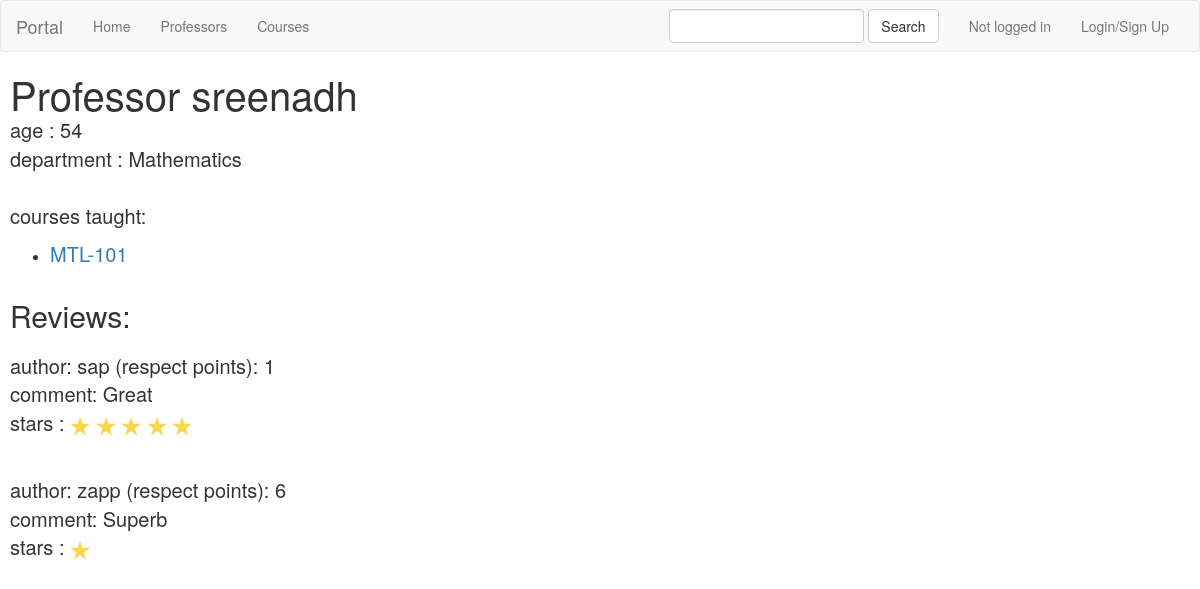
Before: /professors/1/ with the older database file.
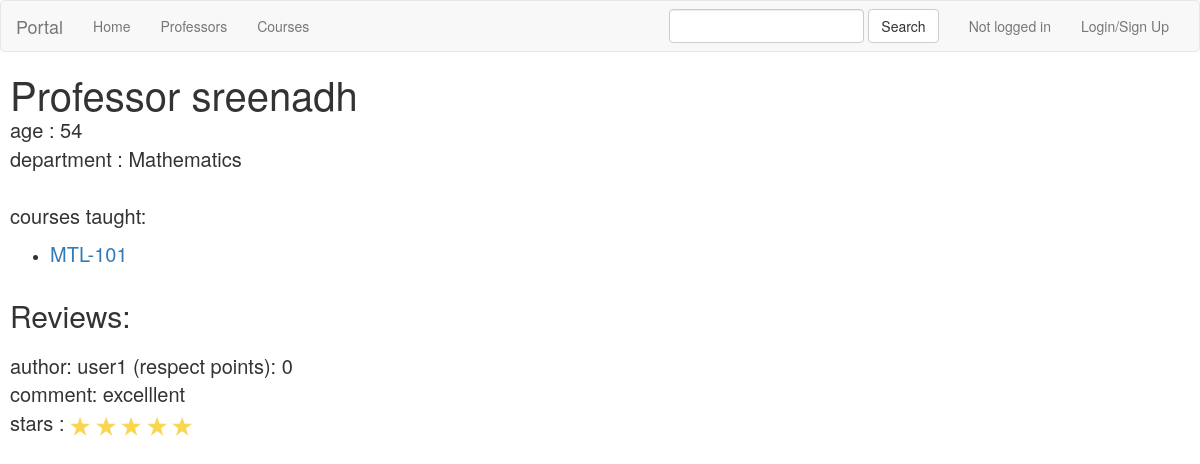
After: the same page with the newer database file.
### courses/models.py (models this page shows, shortened)
class Course(models.Model):
    name = models.CharField(max_length=100)
    department = models.CharField(max_length=100)
    profs_teaching = models.ManyToManyField(Professor,related_name='all_courses_taught')

### professors/models.py (models this page shows, shortened)
class Prof_Rating(Rating):
    datetime = models.DateTimeField(default=datetime.now)
    comment = models.CharField(max_length=1000)
    stars = models.IntegerField(default=1,validators=[MaxValueValidator(5), MinValueValidator(1)])
    professor = models.ForeignKey(Professor, on_delete=models.CASCADE)
    user = models.ForeignKey(User,default=None,on_delete=models.CASCADE)
    postAnonymously = models.BooleanField(default=False)
    liked_by = models.ManyToManyField(User,related_name='all_liked_profrating')
    reported = models.BooleanField(default=False)
    last_reported_time = models.DateTimeField(default=now,blank=True)

### users/models.py (models this page shows, shortened)
class UserProfile(models.Model):
    respect_points = models.IntegerField(default=0)
    user = models.OneToOneField(User, on_delete=models.CASCADE)
    is_banned = models.BooleanField(default=False)
    ban_days=models.IntegerField(default=0)
    banned_on=models.DateTimeField(default=now,blank=True)
    indefinite_ban=models.BooleanField(default=False)

### professors/views.py (the view)
# urls.py: url(r'^(?P<pk>[0-9]+)/$', views.DetailView.as_view(), name='detail'),
class DetailView(generic.DetailView):
    model = Professor
    template_name = 'professors/details.html'
    context_object_name = 'prof'

### professors/templates/professors/details.html (shortened to what this page needs)
{% extends 'root/base.html' %}
{% block body %}
{% load static %}
<h1 style="display:inline">Professor {{prof.name}}</h1>
<p>
    age : {{ prof.age}}<br>
    department : {{prof.department}}<br><br>
    courses taught:
</p>
    <ul>
    {% for course in prof.all_courses_taught.all %}
    <li>
        <a style="font-size:20px" href="{% url 'courses:detail' course.id %}">{{course.name}}</a>
    </li>
    {% endfor %}
    </ul>
    <br>
<h2 style="display:inline">Reviews:</h2>
<br><br>
{% for rating in prof.prof_rating_set.all %}
<div id="{{rating.id}}">
    <p> author:
        {% if not rating.postAnonymously or user.is_superuser %}
            {{ rating.user.username }}
            (respect points): {{rating.user.userprofile.respect_points}}
        {% endif %}
        <br>
        comment: {{ rating.comment }}
        <br>
        stars :
        {% for _ in ''|center:rating.stars %}
            <img id ="star" height="20px" width="20px">
        {% endfor %}<br>
        <br>
    </p>
</div>
{% endfor %}
{% endblock %}

Changed rows visible on the page:
removed Prof_Rating: user.username "sap", user.userprofile.respect_points "1", comment "Great", stars 5 (drawn)
removed Prof_Rating: user.username "zapp", user.userprofile.respect_points "6", comment "Superb", stars 1 (drawn)
added Prof_Rating: user.username "user1", user.userprofile.respect_points "0", comment "excelllent", stars 5 (drawn)
